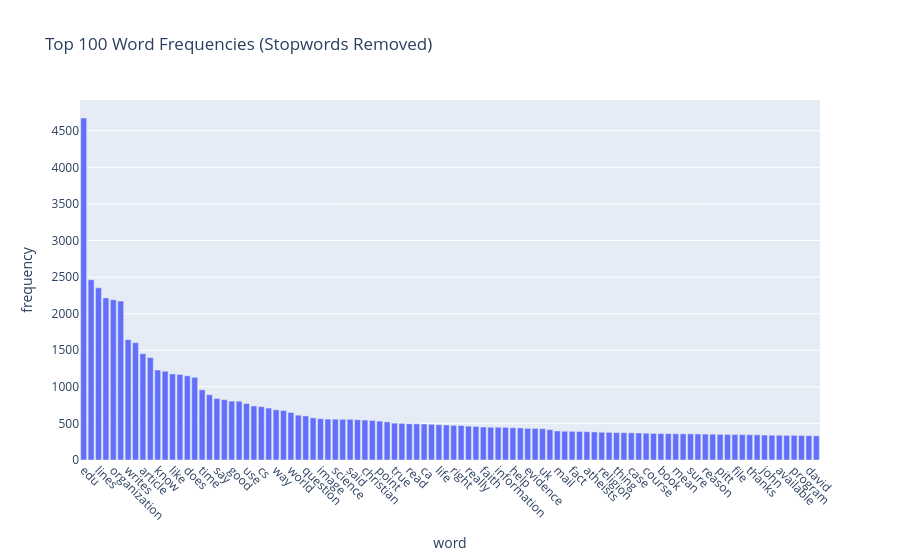

The notebook cell this image was saved under:
### Markdown cell above
### >>> **Exercise 13 (take home):** 
The chart above only contains 300 vocabulary in the documents, and it's already computationally intensive to both compute and visualize. Can you efficiently reduce the number of terms you want to visualize as an exercise.

### Code cell
count_vect_stopwords = CountVectorizer(stop_words='english')

X_counts_stopwords = count_vect_stopwords.fit_transform(X.text)
term_frequencies = np.asarray(X_counts_stopwords.sum(axis=0)).ravel()
df = pd.DataFrame({
    'word': count_vect_stopwords.get_feature_names_out(),
    'frequency': term_frequencies
})

df_sorted = df.sort_values(by='frequency', ascending=False)

num_words_to_plot = min(100, len(df_sorted))

fig = px.bar(
    data_frame=df_sorted.head(num_words_to_plot),
    x='word',
    y='frequency',
    hover_data={'word': True, 'frequency': True},
    title=f'Top {num_words_to_plot} Word Frequencies (Stopwords Removed)'
)

fig.update_xaxes(tickangle=45)

fig.show()

### Figure 1 — Plotly figure (JSON) as saved in the notebook; plotly's stock layout.template omitted (floating-point values rounded to 4 significant figures)
{"data": [{"hovertemplate": "word=%{x}<br>frequency=%{y}<extra></extra>", "legendgroup": "", "marker": {"color": "#636efa", "pattern": {"shape": ""}}, "name": "", "orientation": "v", "showlegend": false, "textposition": "auto", "type": "bar", "x": ["edu", "subject", "lines", "god", "organization", "com", "writes", "people", "article", "don", "know", "think", "like", "university", "does", "just", "time", "posting", "say", "jesus", "good", "believe", "use", "host", "cs", "nntp", "way", "new", "world", "graphics", "question", "things", "image", "ve", "science", "make", "said", "did", "christian", "bible", "point", "need", "true", "reply", "read", "christians", "ca", "1993", "life", "want", "right", "church", "really", "problem", "faith", "computer", "information", "used", "help", "work", "evidence", "years", "uk", "day", "mail", "different", "fact", "christ", "atheists", "come", "religion", "10", "thing", "truth", "case", "doesn", "course", "group", "book", "ll", "mean", "law", "sure", "research", "reason", "human", "pitt", "example", "file", "keith", "thanks", "better", "john", "software", "available", "version", "program", "apr", "david", "wrong"], "xaxis": "x", "y": [4675, 2464, 2353, 2216, 2192, 2172, 1645, 1604, 1453, 1400, 1230, 1213, 1177, 1170, 1151, 1130, 959, 892, 840, 825, 805, 803, 772, 739, 729, 710, 686, 676, 650, 613, 603, 576, 565, 559, 558, 557, 556, 551, 546, 541, 531, 521, 504, 501, 496, 495, 492, 488, 482, 479, 474, 472, 463, 459, 451, 448, 448, 446, 441, 438, 433, 432, 428, 415, 397, 393, 392, 390, 387, 384, 379, 378, 375, 373, 372, 369, 366, 363, 362, 361, 359, 358, 358, 356, 354, 353, 351, 350, 348, 347, 345, 344, 341, 339, 339, 337, 337, 335, 333, 330], "yaxis": "y"}], "layout": {"barmode": "relative", "legend": {"tracegroupgap": 0}, "title": {"text": "Top 100 Word Frequencies (Stopwords Removed)"}, "xaxis": {"anchor": "y", "domain": [0, 1], "tickangle": 45, "title": {"text": "word"}}, "yaxis": {"anchor": "x", "domain": [0, 1], "title": {"text": "frequency"}}}}
